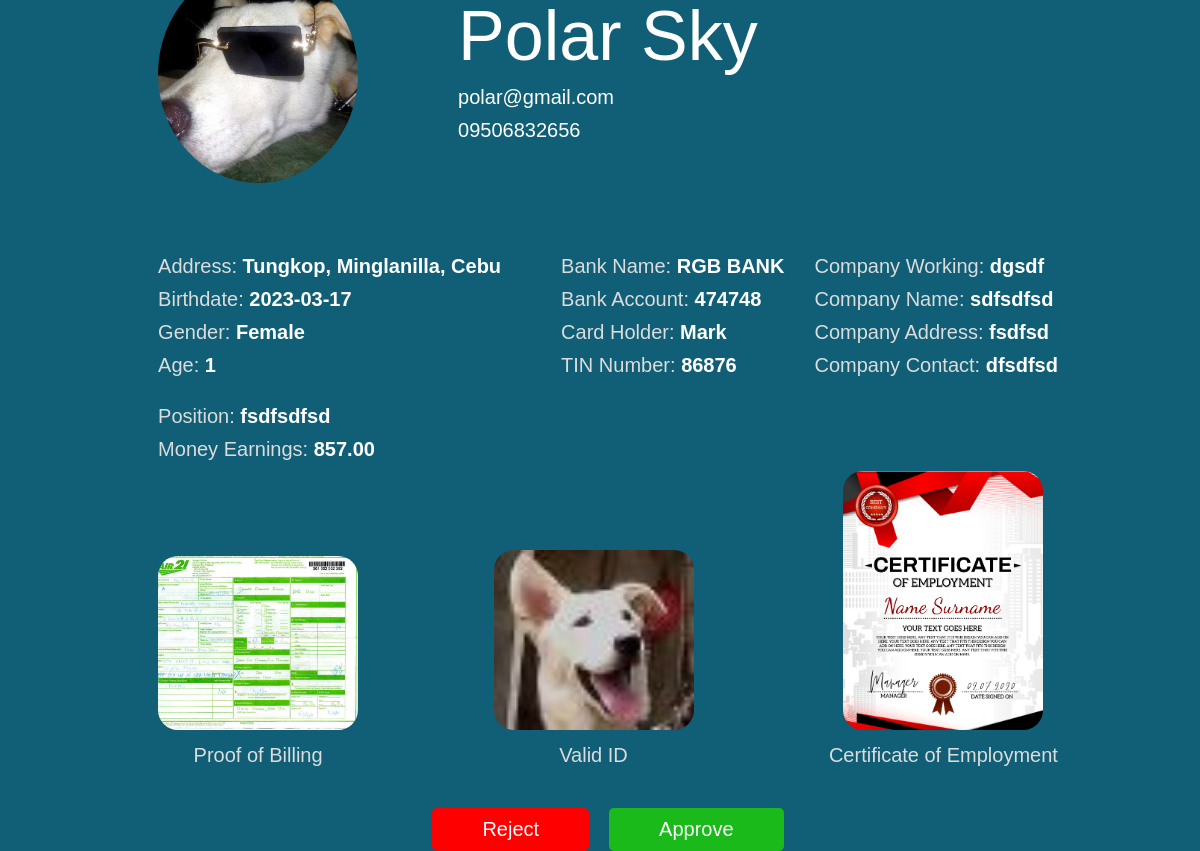
/controller/user_detail.php?user_id=12&transaction_id=TXN1716723047993 (signed in), run on the app's committed database.
### tables this page shows
CREATE TABLE `loans` (
  `l_id` int(10) NOT NULL,
  `id` int(10) NOT NULL,
  `date` date NOT NULL,
  `transaction_id` varchar(50) NOT NULL,
  `amount` int(50) NOT NULL,
  `payable_months` int(10) NOT NULL,
  `status` varchar(50) NOT NULL DEFAULT 'Pending',
  `note` varchar(1000) NOT NULL DEFAULT 'None'
);

CREATE TABLE `users` (
  `id` int(10) NOT NULL,
  `acc_type` enum('Basic','Premium') DEFAULT NULL,
  `f_name` varchar(50) NOT NULL,
  `l_name` varchar(50) NOT NULL,
  `email` varchar(100) NOT NULL,
  `password` varchar(255) NOT NULL,
  `phone` varchar(20) NOT NULL,
  `address` varchar(255) NOT NULL,
  `birthdate` date NOT NULL,
  `gender` varchar(50) NOT NULL,
  `age` int(11) NOT NULL,
  `bank_name` varchar(100) NOT NULL,
  `bank_account` varchar(50) NOT NULL,
  `card_holder` varchar(100) NOT NULL,
  `tin_number` varchar(20) NOT NULL,
  `company_working` varchar(100) NOT NULL,
  `company_name` varchar(100) NOT NULL,
  `company_address` varchar(255) NOT NULL,
  `company_contact` varchar(20) NOT NULL,
  `position` varchar(100) NOT NULL,
  `money_earnings` decimal(10,2) DEFAULT NULL,
  `proof_of_billing` varchar(255) NOT NULL,
  `valid_id` varchar(255) NOT NULL,
  `coe` varchar(255) NOT NULL,
  `profile_img` varchar(255) NOT NULL DEFAULT '../controller/uploads/default_profile.png',
  `registration_status` varchar(20) NOT NULL DEFAULT 'Pending',
  `rejection_timestamp` datetime DEFAULT NULL,
  `blocked` varchar(50) DEFAULT NULL,
  `status` varchar(50) DEFAULT NULL,
  `user_type` varchar(50) DEFAULT NULL
);

### controller/fetch_user_detail.php (called while the page is built, shortened)
<?php
include "../model/database.php";
$conn = $database->connect();
$user_id = isset($_GET['user_id']) ? (int)$_GET['user_id'] : 0;
$transaction_id = isset($_GET['transaction_id']) ? $_GET['transaction_id'] : '';
$sql = "
    SELECT
        users.id,
        users.acc_type,
        users.f_name,
        users.l_name,
        users.email,
        users.phone,
        users.address,
        users.birthdate,
        users.gender,
        users.age,
        users.bank_name,
        users.bank_account,
        users.card_holder,
        users.tin_number,
        users.company_working,
        users.company_name,
        users.company_address,
        users.company_contact,
        users.position,
        users.money_earnings,
        users.proof_of_billing,
        users.valid_id,
        users.coe,
        users.profile_img,
        loans.l_id,
        loans.date,
        loans.transaction_id,
        loans.amount,
        loans.payable_months,
        loans.status,
        loans.note
    FROM users
    LEFT JOIN loans ON users.id = loans.id
    WHERE users.id = ? AND loans.transaction_id = ?";
if ($stmt = $conn->prepare($sql)) {
    $stmt->bind_param("is", $user_id, $transaction_id);
    if ($stmt->execute()) {
        $result = $stmt->get_result();
        $user_loans = [];
        while ($row = $result->fetch_assoc()) {
            $user_loans[] = $row;
        }
    } else {
        echo "Failed to execute the SQL statement.";
    }
} else {
    echo "Failed to prepare the SQL statement.";
}
?>

### controller/user_detail.php (the view, shortened to what this page needs)
<?php include "../controller/fetch_user_detail.php" ?>
<link rel="stylesheet" href="../view/user_detail.css">
<div class="user_detail" id="user_detail">
    <?php if (!empty($user_loans)): ?>
        <div style="display:flex;gap:100px;align-items:center;">
            <div>
                <img src="<?php echo htmlspecialchars($user_loans[0]['profile_img']); ?>" alt="Profile Image">
           </div>
           <div class="asd">
                <p style="font-size:70px"><?php echo htmlspecialchars($user_loans[0]['f_name'] . ' ' . $user_loans[0]['l_name']); ?></p>
                <p><?php echo htmlspecialchars($user_loans[0]['email']); ?></p>
                <p><?php echo htmlspecialchars($user_loans[0]['phone']); ?></p>
            </div>
        </div>
        <br><br><br><br>
        <div style="display:flex;gap:30px">
            <div>
                <p>Address: <span><?php echo htmlspecialchars($user_loans[0]['address']); ?></span></p>
                <p>Birthdate: <span><?php echo htmlspecialchars($user_loans[0]['birthdate']); ?></span></p>
                <p>Gender: <span><?php echo htmlspecialchars($user_loans[0]['gender']); ?></span></p>
                <p>Age: <span><?php echo htmlspecialchars($user_loans[0]['age']); ?></span></p>
            </div>
            <br>
            <div>
                <p>Bank Name: <span><?php echo htmlspecialchars($user_loans[0]['bank_name']); ?></span></p>
                <p>Bank Account: <span><?php echo htmlspecialchars($user_loans[0]['bank_account']); ?></span></p>
                <p>Card Holder: <span><?php echo htmlspecialchars($user_loans[0]['card_holder']); ?></span></p>
                <p>TIN Number: <span><?php echo htmlspecialchars($user_loans[0]['tin_number']); ?></span></p>
            </div>
            <div>
                <p>Company Working: <span><?php echo htmlspecialchars($user_loans[0]['company_working']); ?></span></p>
                <p>Company Name: <span><?php echo htmlspecialchars($user_loans[0]['company_name']); ?></span></p>
                <p>Company Address: <span><?php echo htmlspecialchars($user_loans[0]['company_address']); ?></span></p>
                <p>Company Contact: <span><?php echo htmlspecialchars($user_loans[0]['company_contact']); ?></span></p>
            </div>
        </div>
        <br>
        <p>Position: <span><?php echo htmlspecialchars($user_loans[0]['position']); ?></span></p>
        <p>Money Earnings: <span><?php echo htmlspecialchars($user_loans[0]['money_earnings']); ?></span></p>
        <div style="display:flex;justify-content:space-between;align-items:end" class="uploads">
            <div>
                <img src="<?php echo htmlspecialchars($user_loans[0]['proof_of_billing']); ?>" alt="Proof of Billing">
                <p>Proof of Billing</p>
            </div>
            <div>
                <img src="<?php echo htmlspecialchars($user_loans[0]['valid_id']); ?>" alt="Valid ID">
                <p>Valid ID</p>
            </div>
            <div>
                <img src="<?php echo htmlspecialchars($user_loans[0]['coe']); ?>" alt="Certificate of Employment">
                <p>Certificate of Employment</p>
            </div>
        </div>
        <br>
        <div class="loan-actions">
            <?php if ($user_loans[0]['status'] !== 'Approved' && $user_loans[0]['status'] !== 'Rejected'): ?>
            <a onclick="showRejectForm('<?php echo htmlspecialchars($user_loans[0]['transaction_id']); ?>')">Reject</a>
            <a onclick="approveLoan('<?php echo htmlspecialchars($user_loans[0]['transaction_id']); ?>')">Approve</a>
            <?php endif; ?>
        </div>
            <?php else: ?>
                <p>No details found for the provided user ID and transaction ID.</p>
            <?php endif; ?>
     </div>

### view/user_detail.css (style rules this page uses)
* { scrollbar-width: none; }
img { border-radius:50%; width: 200px; cursor: pointer; }
p { font-size: 20px; font-family: sans-serif; margin: 0 ; margin-bottom: 10px; color: rgb(220,220,220); }
span { color:black; font-weight:bold; color:white; }
.uploads img { border-radius: 20px; }
.uploads div { display:flex; justify-content:center; flex-direction:column; align-items:center; line-height:50px; }
.loan-actions { display:flex; justify-content:center; gap:20px; }
.loan-actions a { text-decoration:none; color:white; font-size:20px; font-family:sans-serif; cursor: pointer; }
.loan-actions a:first-child { background-color: red; padding:10px 50px; border-radius: 5px; }
.loan-actions a:last-child { background-color: rgb(25, 186, 25); padding:10px 50px; border-radius: 5px; }
.asd p { color:white; }

### data on the page
loans: id.profile_img (picture), id.email "polar@gmail.com", id.phone "09506832656", id.address "Tungkop, Minglanilla, Cebu", id.birthdate "2023-03-17", id.gender "Female", id.age "1", id.bank_name "RGB BANK", id.bank_account "474748", id.card_holder "Mark", id.tin_number "86876", id.company_working "dgsdf", id.company_name "sdfsdfsd", id.company_address "fsdfsd", id.company_contact "dfsdfsd", id.position "fsdfsdfsd", id.money_earnings "857.00", id.proof_of_billing (picture), id.valid_id (picture), id.coe (picture)
